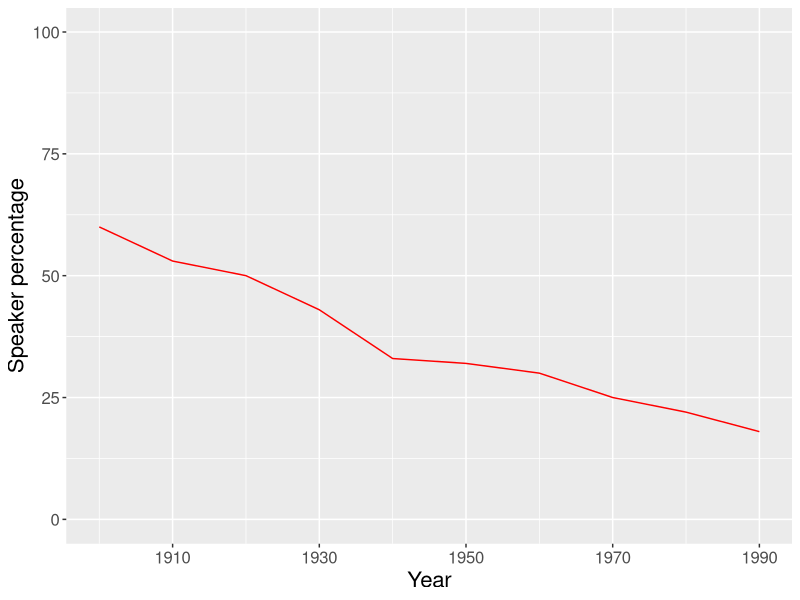

This figure's R source:
# Libraries
library(ggplot2)

year <- c(1900,1910,1920,1930,1940,1950,1960,1970,1980,1990)#,2000,2010,2020)
speakers <- c(60,53, 50, 43, 33, 32, 30, 25, 22, 18)#, 16, 8, 2)
DrogekDF <- data.frame(Year=year,Speakers=speakers)

# Plot
ggplot(DrogekDF, aes(x= Year, y=Speakers)) +
  ylab("Speaker percentage") +
  ylim(c(0,100)) +
  xlim(c(1910,2025)) +
  scale_x_continuous(breaks = seq(1910, 2025, by = 20)) +
  theme(
    axis.title = element_text(size = 16),
    axis.text = element_text(size = 12),
  ) +
  geom_line(color="red")
